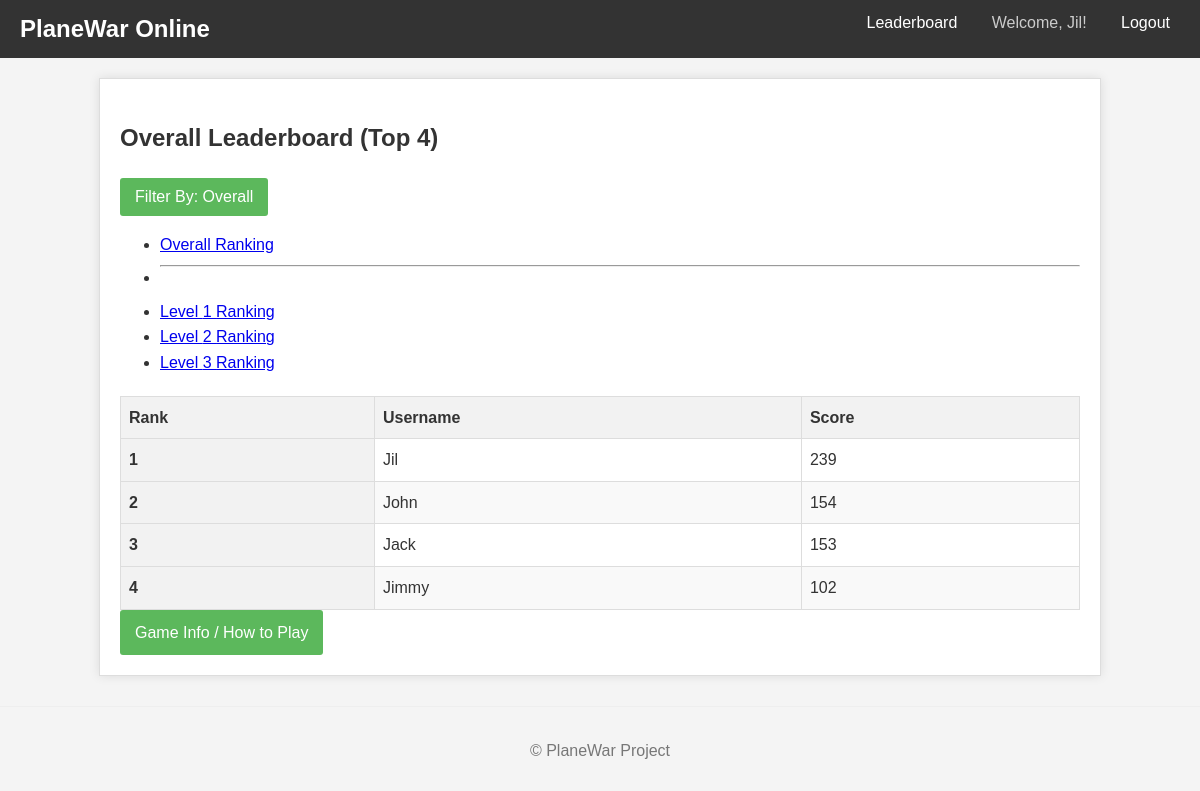
/leaderboard (signed in), run on the app's committed database.
### models.py (models this page shows, shortened)
class User(UserMixin, db.Model):
    __tablename__ = 'users'
    id = db.Column(db.Integer, primary_key=True)
    username = db.Column(db.String(64), index=True, unique=True, nullable=False)
    password_hash = db.Column(db.String(128), nullable=False)
    scores = db.relationship('Score', backref='player', lazy='dynamic', cascade="all, delete-orphan")

### views.py (the view)
@bp.route('/leaderboard')
@bp.route('/leaderboard/level/<int:level_num>')
@login_required # Keep login required for viewing leaderboards
def leaderboard(level_num=None):
    try:
        available_levels = get_distinct_levels() # Get levels for dropdown/links
        leaderboard_data = []
        leaderboard_title = ""
        current_level_filter = "Overall" # Default display filter name
        if level_num is not None:
            if level_num not in available_levels:
                 flash(f"Level {level_num} does not exist or has no scores.", "warning")
                 return redirect(url_for('views.leaderboard')) # Redirect to overall on invalid level
            leaderboard_data = get_leaderboard_by_level(level_num)
            leaderboard_title = f"Leaderboard - Level {level_num} (Top {len(leaderboard_data)})"
            current_level_filter = f"Level {level_num}"
        else:
            leaderboard_data = get_overall_leaderboard()
            leaderboard_title = f"Overall Leaderboard (Top {len(leaderboard_data)})"
        return render_template('leaderboard.html',
                               title=leaderboard_title,
                               scores_data=leaderboard_data,
                               available_levels=available_levels,
                               current_level_filter=current_level_filter
                              )
    except Exception as e:
        print(f"Error loading leaderboard view: {e}")
        flash("An error occurred while loading the leaderboard.", "danger")
        return redirect(url_for('views.index')) # Redirecting back to index is safer

### leaderboard_service.py (called while the page is built)
def get_distinct_levels():
    levels = db.session.query(Score.level)\
                       .distinct()\
                       .order_by(Score.level.asc())\
                       .all()
    distinct_levels = [level[0] for level in levels] # Extract level numbers from tuples
    return distinct_levels

### models.py (called while the page is built)
@login_manager.user_loader
def load_user(user_id):
    try:
        return db.session.get(User, int(user_id))
    except (TypeError, ValueError):
        return None

### templates/leaderboard.html (shortened to what this page needs)
{% extends "base.html" %}
{% block content %}
    <h2>{{ title }}</h2>
    <div class="leaderboard-controls mb-3">
        <div class="dropdown">
            <button class="btn btn-secondary dropdown-toggle" type="button" id="leaderboardTypeDropdown" data-bs-toggle="dropdown" aria-expanded="false">
                Filter By: {{ current_level_filter }}
            </button>
            <ul class="dropdown-menu" aria-labelledby="leaderboardTypeDropdown">
                <li><a class="dropdown-item {% if current_level_filter == 'Overall' %}active{% endif %}"
                       href="{{ url_for('views.leaderboard') }}">Overall Ranking</a></li>
                {% if available_levels %}
                    <li><hr class="dropdown-divider"></li>
                    {% for level in available_levels %}
                    <li><a class="dropdown-item {% if current_level_filter == 'Level ' + level|string %}active{% endif %}"
                           href="{{ url_for('views.leaderboard', level_num=level) }}">Level {{ level }} Ranking</a></li>
                    {% endfor %}
                {% endif %}
            </ul>
        </div>
    </div>
    {% if scores_data %}
        <div class="table-responsive">
            <table class="table table-striped table-hover">
                <thead>
                    <tr>
                        <th scope="col">Rank</th>
                        <th scope="col">Username</th>
                        <th scope="col">Score</th>
                    </tr>
                </thead>
                <tbody>
                    {% for item in scores_data %}
                    <tr>
                        <th scope="row">{{ item.rank }}</th>
                        <td>{{ item.username }}</td>
                        <td>{{ item.score }}</td>
                    </tr>
                    {% endfor %}
                </tbody>
            </table>
        </div>
    {% else %}
        <p class="text-center fst-italic">No scores submitted yet for this leaderboard view.</p>
    {% endif %}
    {% if current_user.is_authenticated %}
        <div class="mt-3">
             <a href="{{ url_for('views.game') }}" class="btn btn-info">Game Info / How to Play</a>
        </div>
    {% endif %}
{% endblock %}

### templates/base.html (shortened to what this page needs)
<!DOCTYPE html>
<html lang="en">
<head>
    <link rel="stylesheet" href="{{ url_for('static', filename='style.css') }}">
</head>
<body>
    <nav>
        <h1>PlaneWar Online</h1>
        <ul>
            <li><a href="{{ url_for('views.leaderboard') }}">Leaderboard</a></li>
            {% if current_user.is_authenticated %}
                <li><span>Welcome, {{ current_user.username }}!</span></li>
                <li><a href="{{ url_for('auth.logout') }}">Logout</a></li>
            {% else %}
                <li><a href="{{ url_for('auth.login') }}">Login</a></li>
                <li><a href="{{ url_for('auth.register') }}">Register</a></li>
            {% endif %}
        </ul>
    </nav>
    <div class="container">
        {% block content %}
        {% endblock %}
    </div>
    <footer>
        <p>&copy; {{ now.year }} PlaneWar Project</p>
    </footer>
</body>
</html>

### static/style.css (style rules this page uses)
body { font-family: sans-serif; line-height: 1.6; margin: 0; padding: 0; background-color: #f4f4f4; color: #333; }
.container { max-width: 960px; margin: 20px auto; padding: 20px; background-color: #fff; border: 1px solid #ddd; box-shadow: 0 0 10px rgba(0, 0, 0, 0.1); }
nav { background-color: #333; color: #fff; padding: 10px 0; margin-bottom: 20px; }
nav h1 { display: inline-block; margin: 0 0 0 20px; font-size: 1.5em; }
nav ul { list-style: none; padding: 0; margin: 0; float: right; }
nav ul li { display: inline-block; margin-right: 20px; }
nav ul li a { color: #fff; text-decoration: none; padding: 5px 10px; }
nav ul li span { color: #ccc; }
button.btn, a.btn { display: inline-block; background-color: #5cb85c; color: white; padding: 10px 15px; border: none; border-radius: 3px; cursor: pointer; text-decoration: none; font-size: 1em; }
table { width: 100%; border-collapse: collapse; margin-top: 20px; }
table th, table td { border: 1px solid #ddd; padding: 8px; text-align: left; }
table th { background-color: #f2f2f2; font-weight: bold; }
table tbody tr:nth-child(even) { background-color: #f9f9f9; }
footer { text-align: center; margin-top: 30px; padding-top: 15px; border-top: 1px solid #eee; color: #777; }

### data on the page
User: username "Jil", rank "1", score "239"
User: rank "2", username "John", score "154"
User: rank "3", username "Jack", score "153"
User: rank "4", username "Jimmy", score "102"

### other printed values
{{ title }} "Overall Leaderboard (Top 4)"
{{ current_level_filter }} "Overall"
{{ level }} "1" "2" "3"
